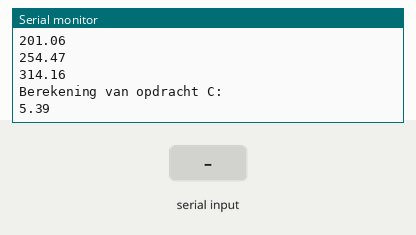
Bench run of a sketch on a simulated Arduino Uno, built with avr-gcc and run on an emulated ATmega328P. On the bench: the last lines printed to the serial monitor. The inputs (shaded band) are chosen by the test bench.

Above: at 1.3 s.
1.4 s: "90,45\n" received over Serial
At 2.6 s:
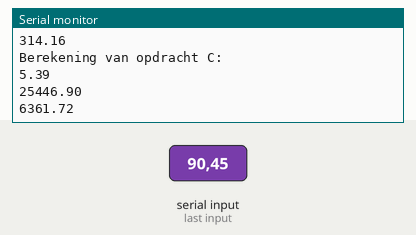
2.9 s: "30,150\n" received over Serial
At 3.7 s:
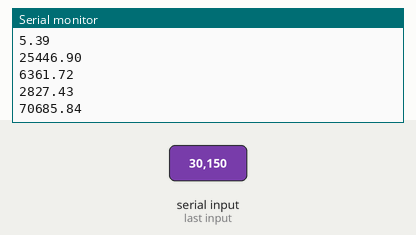
Timing chart, 0 to 5.9 s (numbered marks = the images above; inputs shaded):
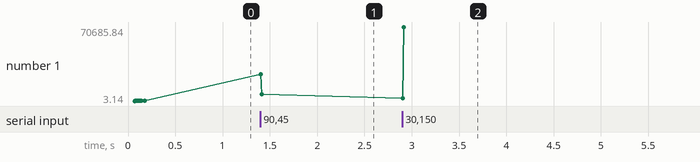

The sketch:

opdracht_7.ino
```cpp
// Met deze variant van opdracht 7 kun je elke radius (met of zonder decimalen) sturen via serieel.

#include <math.h>

float oppervlakte(float radius) {
  // Bereken de oppervlakte van een cirkel met radius 'radius'
  return M_PI * radius * radius;
}

void forloop(){
  // Loop door 1 - 10 en bereken voor elk de oppervlakte
  for(int i = 1; i <= 10; i++) {
    Serial.println(oppervlakte(i));
  }
  Serial.flush();
}

float algebra() {
  // Bereken de afstand tussen p en m
  const float px = 6;
  const float py = 8;
  const float pz = 4;
  const float mx = 3;
  const float my = 4;
  const float mz = 2;

  float straal = sqrt(sq(px-mx) + sq(py-my) + sq(pz-mz));
  return straal;
}


void setup() {
  Serial.begin(9600);

  Serial.println("Oppervlakte van cirkels met een radius van 1 t/m 10 (Opdracht B):");
  forloop();
  Serial.println("Berekening van opdracht C:");
  Serial.println(algebra());
}

void loop() {
  if (Serial.available()){
    float n = Serial.parseFloat();

    // Voorkomt dat de null-terminator elke keer wordt weergegeven.
    if(n == 0.0) {return;}

    Serial.println(oppervlakte(n));
    Serial.flush();
  }
}
```

Measured:
- after the input at 1.4 s, the serial monitor: prints a new line at once (image 1)
- after the input at 2.9 s, the serial monitor: prints a new line at once (image 2)
- plotted number 1: 5.39 → 6361.72 after the input at 1.4 s, 6361.72 → 70685.84 after the input at 2.9 s
